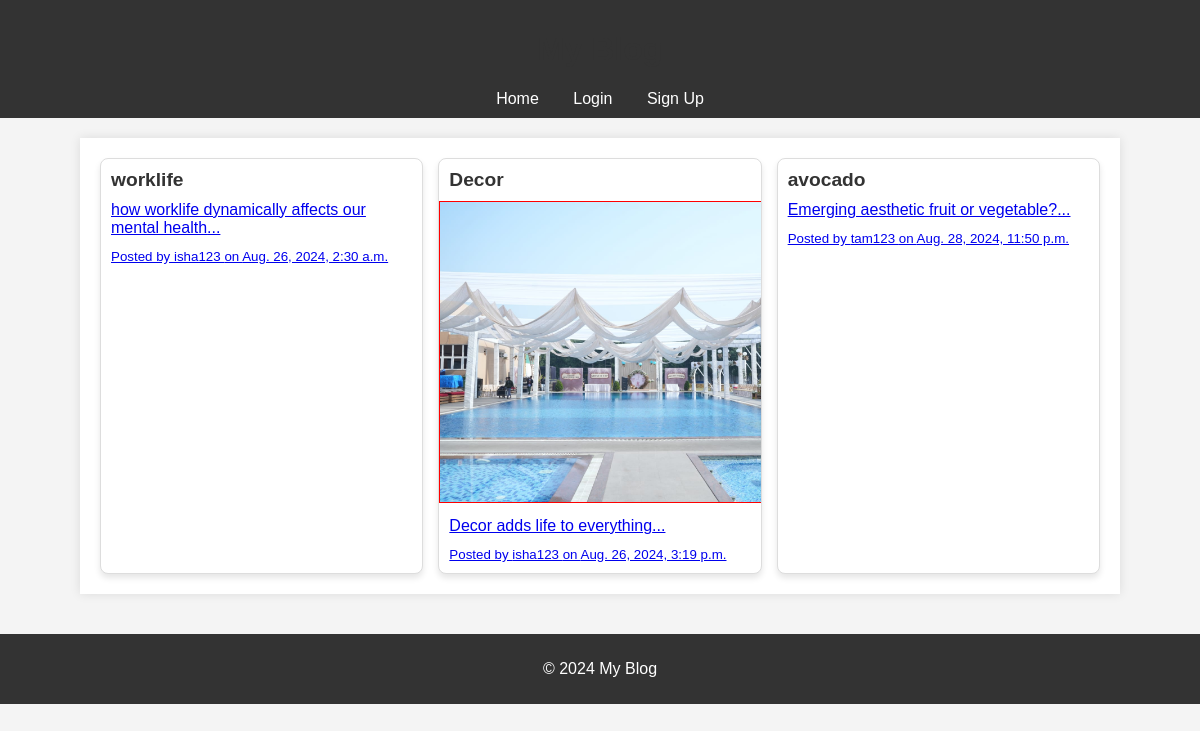
Before: / with the older database file.
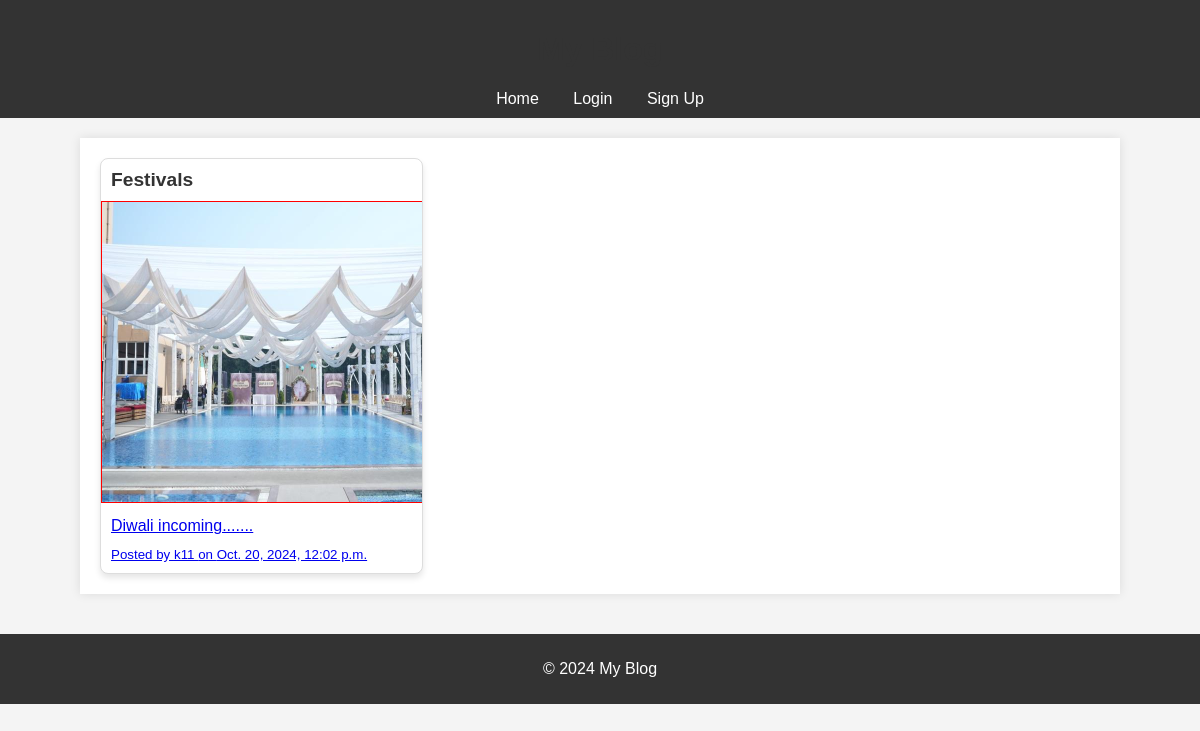
After: the same page with the newer database file.
### main/models.py (models this page shows, shortened)
class Post(models.Model):
    title = models.CharField(max_length=100)
    content = models.TextField()
    video = models.FileField(upload_to='videos/', null=True, blank=True)
    created_at = models.DateTimeField(auto_now_add=True)
    author = models.ForeignKey(User, on_delete=models.CASCADE)
    image = models.ImageField(upload_to='post_images/', blank=True, null=True)

### main/views.py (the view)
# urls.py: 2. Add a URL to urlpatterns:  path('', views.home, name='home')
def home(request):
    posts = Post.objects.all()
    return render(request, 'home.html', {'posts': posts})

### epiphany/templates/home.html (shortened to what this page needs)
{% load static %}
<!DOCTYPE html>
<html>
<head>
    <link rel="stylesheet" type="text/css" href="{% static 'styles.css' %}">
</head>
<body>
    <header>
        <h1>My Blog</h1>
        <nav>
            <a href="{% url 'home' %}">Home</a>
            {% if user.is_authenticated %}
                <a href="{% url 'new_post' %}">New Post</a>
                <a href="{% url 'logout' %}">Logout</a>
            {% else %}
                <a href="{% url 'login' %}">Login</a>
                <a href="{% url 'signup' %}">Sign Up</a>
            {% endif %}
        </nav>
    </header>
    <main>
        <div class="post-grid">
            {% for post in posts %}
                <div class="post-item">
                    <h2>{{ post.title }}</h2>
                    <a href="{% url 'post_detail' post.id %}">
                        {% if post.image %}
                            <img src="{{ post.image.url }}" alt="{{ post.title }}" height="300px" width="500px">
                        {% endif %}
                        <p>{{ post.content|slice:":100" }}...</p>
                        <p><small>Posted by {{ post.author.username }} on {{ post.created_at }}</small></p>
                    </a>
                </div>
            {% endfor %}
        </div>
    </main>
    <footer>
        <p>&copy; 2024 My Blog</p>
    </footer>
</body>
</html>

### epiphany/static/styles.css (style rules this page uses)
body { font-family: Arial, sans-serif; background-color: #f4f4f4; color: #333; margin: 0; padding: 0; }
header { background-color: #333; color: #fff; padding: 10px 0; text-align: center; }
nav a { color: #fff; margin: 0 15px; text-decoration: none; }
main { margin: 20px auto; max-width: 1000px; padding: 20px; background-color: #fff; box-shadow: 0 0 10px rgba(0,0,0,0.1); }
h1, h2, h3 { color: #333; }
.post-grid { display: grid; grid-template-columns: repeat(auto-fill, minmax(250px, 1fr)); gap: 15px; }
.post-item { border: 1px solid #ddd; border-radius: 8px; overflow: hidden; background: #fff; box-shadow: 0 4px 6px rgba(0,0,0,0.1); transition: transform 0.3s ease, box-shadow 0.3s ease; }
.post-item img { max-width: 400px; max-height: 300px; object-fit: cover; border: 1px solid red; }
.post-item h2 { font-size: 1.2em; margin: 10px; }
.post-item p { margin: 10px; }
footer { text-align: center; margin-top: 40px; padding: 10px; background-color: #333; color: #fff; }

Changed rows visible on the page:
removed Post: title "worklife", content "how worklife dynamically affects our mental health", author.username "isha123", created_at "Aug. 26, 2024, 2:30 a.m."
removed Post: title "Decor", image (picture), content "Decor adds life to everything", author.username "isha123", created_at "Aug. 26, 2024, 3:19 p.m."
removed Post: title "avocado", content "Emerging aesthetic fruit or vegetable?", author.username "tam123", created_at "Aug. 28, 2024, 11:50 p.m."
added Post: title "Festivals", image (picture), content "Diwali incoming....", author.username "k11", created_at "Oct. 20, 2024, 12:02 p.m."
